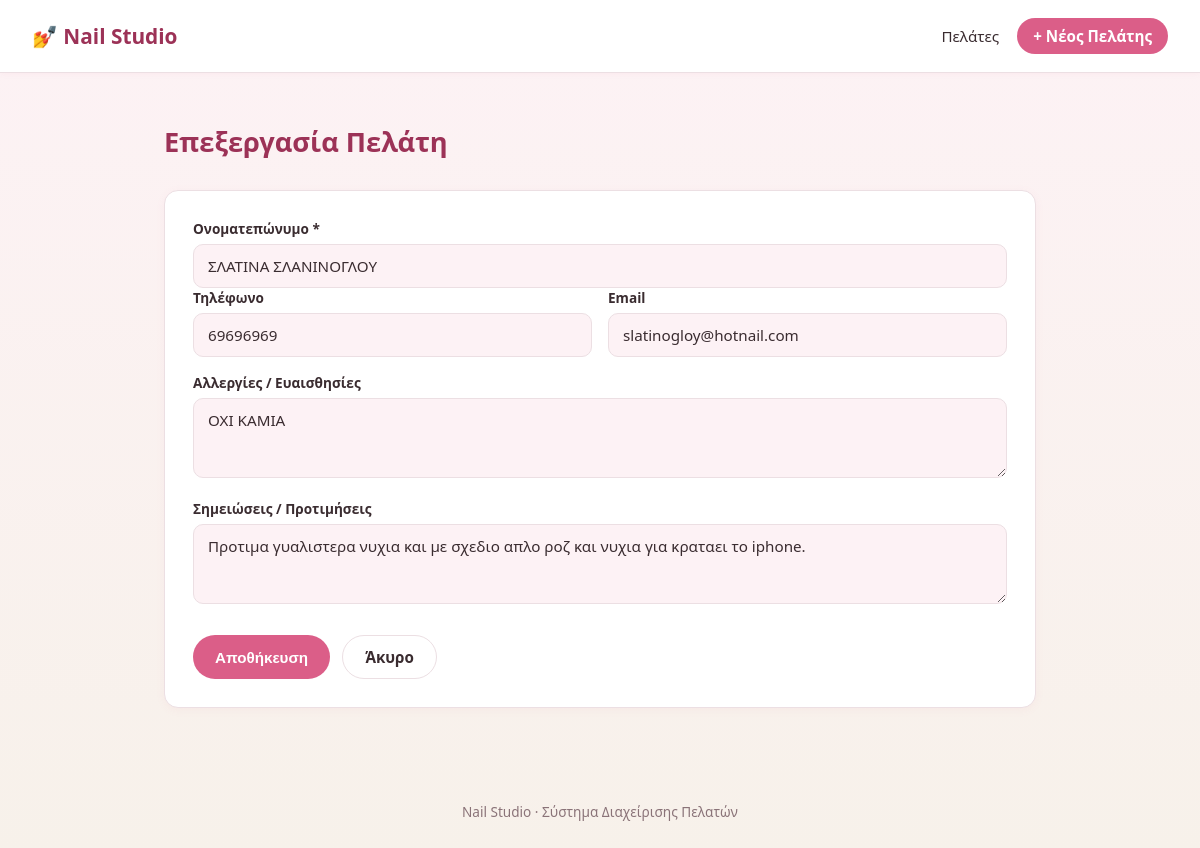
/clients/1/edit, run on the app's committed database.
### tables this page shows
CREATE TABLE clients (
            id INTEGER PRIMARY KEY AUTOINCREMENT,
            full_name TEXT NOT NULL,
            phone TEXT,
            email TEXT,
            allergies TEXT,
            notes TEXT,
            created_at TEXT NOT NULL
        );

### app.py (the view, shortened to what this page needs)
@app.route("/clients/<int:client_id>/edit", methods=["GET", "POST"])
def edit_client(client_id):
    conn = get_db()
    client = conn.execute("SELECT * FROM clients WHERE id = ?", (client_id,)).fetchone()
    if client is None:
        conn.close()
        flash("Ο πελάτης δεν βρέθηκε.", "error")
        return redirect(url_for("index"))
    conn.close()
    return render_template("client_form.html", client=client)

### app.py (called while the page is built)
def get_db():
    conn = sqlite3.connect(DB_PATH)
    conn.row_factory = sqlite3.Row
    conn.execute("PRAGMA foreign_keys = ON")
    return conn

### templates/client_form.html (shortened to what this page needs)
{% extends "base.html" %}
{% block content %}
<div class="page-header">
    <h1>{{ 'Επεξεργασία Πελάτη' if client else 'Νέος Πελάτης' }}</h1>
</div>
<div class="form-card">
    <form method="post">
        <label for="full_name">Ονοματεπώνυμο *</label>
        <input type="text" id="full_name" name="full_name" required
               value="{{ client.full_name if client else '' }}" placeholder="π.χ. Μαρία Παπαδοπούλου">
        <div class="form-row">
            <div>
                <label for="phone">Τηλέφωνο</label>
                <input type="tel" id="phone" name="phone"
                       value="{{ client.phone if client else '' }}" placeholder="69XXXXXXXX">
            </div>
            <div>
                <label for="email">Email</label>
                <input type="email" id="email" name="email"
                       value="{{ client.email if client else '' }}" placeholder="example@email.com">
            </div>
        </div>
        <label for="allergies">Αλλεργίες / Ευαισθησίες</label>
        <textarea id="allergies" name="allergies" placeholder="π.χ. Αλλεργία σε ακρυλικό, ευαίσθητο δέρμα...">{{ client.allergies if client else '' }}</textarea>
        <label for="notes">Σημειώσεις / Προτιμήσεις</label>
        <textarea id="notes" name="notes" placeholder="π.χ. Προτιμά απαλά χρώματα, ραντεβού Σάββατο πρωί...">{{ client.notes if client else '' }}</textarea>
        <div class="form-actions">
            <button type="submit" class="btn btn-primary">{{ 'Αποθήκευση' if client else 'Προσθήκη Πελάτη' }}</button>
            {% if client %}
                <a href="{{ url_for('client_detail', client_id=client.id) }}" class="btn btn-secondary">Άκυρο</a>
            {% else %}
                <a href="{{ url_for('index') }}" class="btn btn-secondary">Άκυρο</a>
            {% endif %}
        </div>
    </form>
</div>
{% endblock %}

### static/style.css (style rules this page uses)
:root { --pink-50: #fdf2f5; --pink-100: #fbe4ea; --pink-200: #f6c9d6; --pink-400: #e98bab; --pink-500: #db5e88; --pink-600: #c0436c; --pink-700: #9c3257; --nude-100: #f7f1ea; --gold: #c9a45c; --text: #3a2c30; --text-muted: #8a7378; --border: #ecdfe3; --white: #ffffff; --danger: #c0392b; --success: #2e7d4f; --radius: 14px; }
* { box-sizing: border-box; }
body { margin: 0; font-family: "Segoe UI", system-ui, -apple-system, sans-serif; background: linear-gradient(180deg, var(--pink-50) 0%, var(--nude-100) 100%); color: var(--text); min-height: 100vh; display: flex; flex-direction: column; }
h1 { font-size: 1.7rem; color: var(--pink-700); margin-bottom: 6px; }
.page-header { display: flex; justify-content: space-between; align-items: flex-end; flex-wrap: wrap; gap: 12px; margin-bottom: 24px; }
form { width: 100%; }
.form-card { background: var(--white); border: 1px solid var(--border); border-radius: var(--radius); padding: 28px; box-shadow: 0 2px 10px rgba(219, 94, 136, 0.06); }
label { display: block; font-size: 0.85rem; font-weight: 600; color: var(--text); margin-bottom: 6px; margin-top: 16px; }
label:first-of-type { margin-top: 0; }
input[type="text"], input[type="email"], input[type="tel"], input[type="date"], input[type="number"], textarea, select { width: 100%; padding: 11px 14px; border: 1px solid var(--border); border-radius: 10px; font-size: 0.95rem; font-family: inherit; background: var(--pink-50); color: var(--text); transition: border-color 0.15s ease; }
textarea { resize: vertical; min-height: 80px; }
.form-row { display: grid; grid-template-columns: 1fr 1fr; gap: 16px; }
.form-actions { display: flex; gap: 12px; margin-top: 26px; }
.btn { padding: 11px 22px; border-radius: 999px; border: none; font-size: 0.95rem; font-weight: 600; cursor: pointer; text-decoration: none; display: inline-flex; align-items: center; justify-content: center; transition: background 0.15s ease, transform 0.1s ease; }
.btn-primary { background: var(--pink-500); color: var(--white); }
.btn-secondary { background: var(--white); color: var(--text); border: 1px solid var(--border); }

### data on the page
clients: full_name "ΣΛΑΤΙΝΑ ΣΛΑΝΙΝΟΓΛΟΥ", phone "69696969", email "slatinogloy@hotnail.com", allergies "ΟΧΙ ΚΑΜΙΑ", notes "Προτιμα γυαλιστερα νυχια και με σχεδιο απλο ροζ και νυχια για κραταει το iphone."

### other printed values
{{ 'Επεξεργασία Πελάτη' if client else 'Νέος Πελάτης' }} "Επεξεργασία Πελάτη"
{{ 'Αποθήκευση' if client else 'Προσθήκη Πελάτη' }} "Αποθήκευση"
